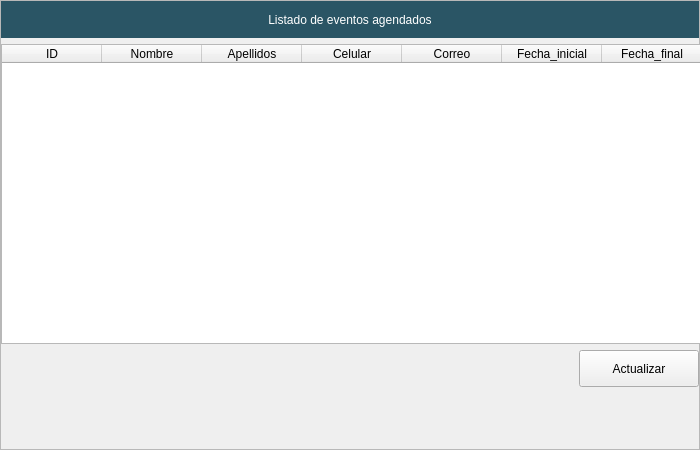
          <widget class="QWidget" name="pg_admin">
           <layout class="QHBoxLayout" name="horizontalLayout_3">
            <property name="leftMargin">
             <number>0</number>
            </property>
            <property name="topMargin">
             <number>0</number>
            </property>
            <property name="rightMargin">
             <number>0</number>
            </property>
            <property name="bottomMargin">
             <number>0</number>
            </property>
            <item>
             <widget class="QFrame" name="frame_8">
              <property name="minimumSize">
               <size>
                <width>700</width>
                <height>450</height>
               </size>
              </property>
              <property name="maximumSize">
               <size>
                <width>600</width>
                <height>500</height>
               </size>
              </property>
              <property name="frameShape">
               <enum>QFrame::StyledPanel</enum>
              </property>
              <property name="frameShadow">
               <enum>QFrame::Raised</enum>
              </property>
              <layout class="QVBoxLayout" name="verticalLayout">
               <property name="leftMargin">
                <number>0</number>
               </property>
               <property name="topMargin">
                <number>0</number>
               </property>
               <property name="rightMargin">
                <number>0</number>
               </property>
               <property name="bottomMargin">
                <number>0</number>
               </property>
               <item>
                <widget class="QLabel" name="label_7">
                 <property name="minimumSize">
                  <size>
                   <width>0</width>
                   <height>37</height>
                  </size>
                 </property>
                 <property name="styleSheet">
                  <string notr="true">background-color: rgb(42, 85, 101);
color: rgb(255, 255, 255);</string>
                 </property>
                 <property name="text">
                  <string>Listado de eventos agendados</string>
                 </property>
                 <property name="alignment">
                  <set>Qt::AlignCenter</set>
                 </property>
                </widget>
               </item>
               <item>
                <widget class="QTableWidget" name="tW_leven">
                 <property name="minimumSize">
                  <size>
                   <width>720</width>
                   <height>300</height>
                  </size>
                 </property>
                 <property name="maximumSize">
                  <size>
                   <width>720</width>
                   <height>400</height>
                  </size>
                 </property>
                 <column>
                  <property name="text">
                   <string>ID</string>
                  </property>
                 </column>
                 <column>
                  <property name="text">
                   <string>Nombre</string>
                  </property>
                 </column>
                 <column>
                  <property name="text">
                   <string>Apellidos</string>
                  </property>
                 </column>
                 <column>
                  <property name="text">
                   <string>Celular</string>
                  </property>
                 </column>
                 <column>
                  <property name="text">
                   <string>Correo</string>
                  </property>
                 </column>
                 <column>
                  <property name="text">
                   <string>Fecha_inicial</string>
                  </property>
                 </column>
                 <column>
                  <property name="text">
                   <string>Fecha_final</string>
                  </property>
                 </column>
                </widget>
               </item>
               <item>
                <layout class="QHBoxLayout" name="horizontalLayout_5">
                 <item>
                  <spacer name="horizontalSpacer">
                   <property name="orientation">
                    <enum>Qt::Horizontal</enum>
                   </property>
                   <property name="sizeHint" stdset="0">
                    <size>
                     <width>40</width>
                     <height>20</height>
                    </size>
                   </property>
                  </spacer>
                 </item>
                 <item>
                  <widget class="QPushButton" name="btn_refresh_leven">
                   <property name="minimumSize">
                    <size>
                     <width>120</width>
                     <height>37</height>
                    </size>
                   </property>
                   <property name="maximumSize">
                    <size>
                     <width>120</width>
                     <height>37</height>
                    </size>
                   </property>
                   <property name="text">
                    <string>Actualizar</string>
                   </property>
                  </widget>
                 </item>
                </layout>
               </item>
               <item>
                <spacer name="verticalSpacer_4">
                 <property name="orientation">
                  <enum>Qt::Vertical</enum>
                 </property>
                 <property name="sizeHint" stdset="0">
                  <size>
                   <width>20</width>
                   <height>40</height>
                  </size>
                 </property>
                </spacer>
               </item>
              </layout>
             </widget>
            </item>
           </layout>
          </widget>
